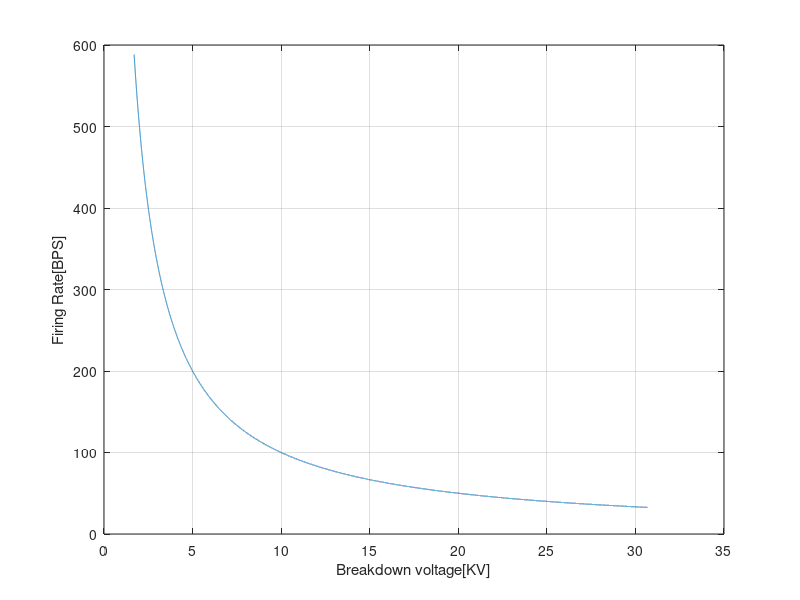

This figure's MATLAB source:
clear all, close all, clc
C=0.023e-6;  %Capacitance
p=1;    %pressure at 1 atm
n=1000;     %at constant freq of 1kHz
BPS=[];     %break down per second
V=[];       %break down voltage at differnt spark length
for i=1:1:200
    d=[1:0.001:30];
    V = p*d + 0.7;
    BPS=n*V.^-1;
end
plot(V,BPS),grid;
xlabel('Breakdown voltage[KV]');
ylabel('Firing Rate[BPS]');
    